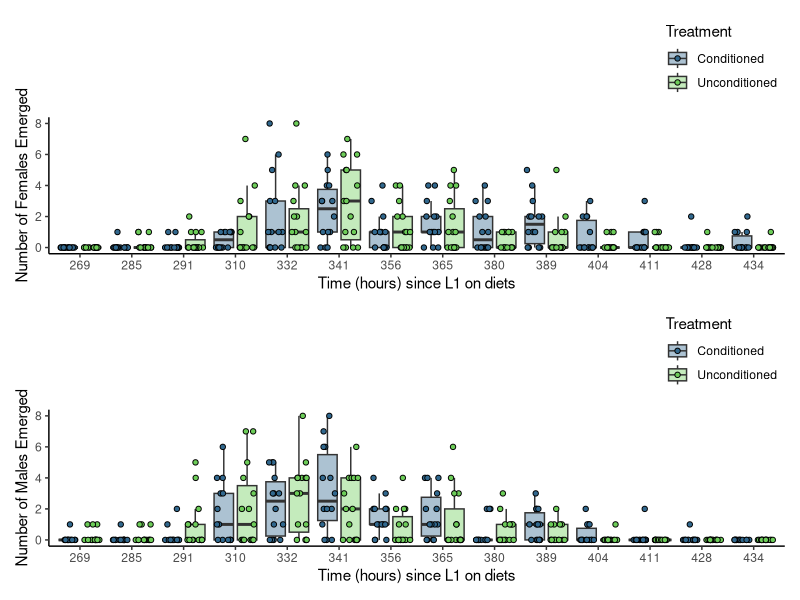

R code for this plot:
## Packages
library(tidyverse)
library(ggplot2)
library(readxl)
library(viridis)
library(patchwork)


## Choosing colours from viridis to use: 
viridis_colors <- viridis(10)

################################################ FLYA ANALYSIS ####


## Reading pupae data in
fly_fitness_MFE <- read_excel("data/fitness_development/MFE_flies.xlsx")


# Subsetting a female dataset
females_data <- subset(fly_fitness_MFE, select = c(time_hours, females, treatment))


## Boxplot ## for females
female_boxplot_2 <- ggplot(females_data, aes(x = factor(time_hours), y = females, fill = treatment)) +
  geom_boxplot(outlier.shape = NA, alpha = .4, position = position_dodge(width = 0.9)) +
  geom_point(aes(fill = treatment),
             size = 1.5, shape = 21,
             position = position_jitterdodge(jitter.width = 0.3, dodge.width = 0.9)) +
  scale_fill_manual(values = viridis_colors[c(4, 8)], labels = c("Conditioned", "Unconditioned")) +
  scale_x_discrete(labels = unique(females_data$time_hours)) +
  theme_classic() +
  theme(legend.position = "top",
        legend.justification = "right",
        legend.direction = "vertical",
        strip.placement = "outside", 
        strip.background = element_blank(),  
        strip.text = element_blank()) +
  labs(x = "Time (hours) since L1 on diets", 
       y = "Number of Females Emerged",
       fill = "Treatment")


## Subsetting a male dataset
males_data <- subset(fly_fitness_MFE, select = c(time_hours, males, treatment))

## Boxplot ## for males 
male_boxplot_2 <- ggplot(males_data, aes(x = factor(time_hours), y = males, fill = treatment)) +
  geom_boxplot(outlier.shape = NA, alpha = .4, position = position_dodge(width = 0.9)) +
  geom_point(aes(fill = treatment),
             size = 1.5, shape = 21,
             position = position_jitterdodge(jitter.width = 0.3, dodge.width = 0.9)) +
  scale_fill_manual(values = viridis_colors[c(4, 8)], labels = c("Conditioned", "Unconditioned")) +
  scale_x_discrete(labels = unique(males_data$time_hours)) +
  theme_classic() +
  theme(legend.position = "top",
        legend.justification = "right",
        legend.direction = "vertical",
        strip.placement = "outside", 
        strip.background = element_blank(),  
        strip.text = element_blank()) +
  labs(x = "Time (hours) since L1 on diets", 
       y = "Number of Males Emerged",
       fill = "Treatment")


## Using patchwork to combine the female and male plots
MFE_flies <- female_boxplot_2 / 
  male_boxplot_2



## Saving the plot
ggsave(filename = "MFE_flies.png", 
       plot = MFE_flies, 
       width = 10, 
       height = 6, 
       dpi = 300)



